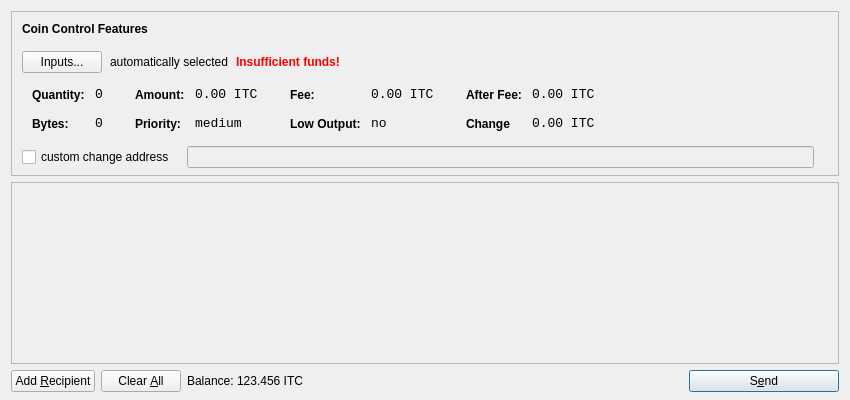
<?xml version="1.0" encoding="UTF-8"?>
<ui version="4.0">
 <class>SendCoinsDialog</class>
 <widget class="QDialog" name="SendCoinsDialog">
  <property name="geometry">
   <rect>
    <x>0</x>
    <y>0</y>
    <width>850</width>
    <height>400</height>
   </rect>
  </property>
  <property name="windowTitle">
   <string>Send Coins</string>
  </property>
  <layout class="QVBoxLayout" name="verticalLayout" stretch="0,1,0">
   <property name="bottomMargin">
    <number>8</number>
   </property>
   <item>
    <widget class="QFrame" name="frameCoinControl">
     <property name="sizePolicy">
      <sizepolicy hsizetype="Expanding" vsizetype="Expanding">
       <horstretch>0</horstretch>
       <verstretch>0</verstretch>
      </sizepolicy>
     </property>
     <property name="maximumSize">
      <size>
       <width>16777215</width>
       <height>16777215</height>
      </size>
     </property>
     <property name="frameShape">
      <enum>QFrame::StyledPanel</enum>
     </property>
     <property name="frameShadow">
      <enum>QFrame::Sunken</enum>
     </property>
     <layout class="QVBoxLayout" name="verticalLayoutCoinControl2">
      <property name="spacing">
       <number>-1</number>
      </property>
      <property name="leftMargin">
       <number>0</number>
      </property>
      <property name="topMargin">
       <number>0</number>
      </property>
      <property name="rightMargin">
       <number>0</number>
      </property>
      <property name="bottomMargin">
       <number>6</number>
      </property>
      <item>
       <layout class="QVBoxLayout" name="verticalLayoutCoinControl" stretch="0,0,0,0,1">
        <property name="spacing">
         <number>0</number>
        </property>
        <property name="leftMargin">
         <number>10</number>
        </property>
        <property name="topMargin">
         <number>10</number>
        </property>
        <item>
         <layout class="QHBoxLayout" name="horizontalLayoutCoinControl1">
          <property name="bottomMargin">
           <number>15</number>
          </property>
          <item>
           <widget class="QLabel" name="labelCoinControlFeatures">
            <property name="sizePolicy">
             <sizepolicy hsizetype="Preferred" vsizetype="Maximum">
              <horstretch>0</horstretch>
              <verstretch>0</verstretch>
             </sizepolicy>
            </property>
            <property name="font">
             <font>
              <weight>75</weight>
              <bold>true</bold>
             </font>
            </property>
            <property name="styleSheet">
             <string notr="true">font-weight:bold;</string>
            </property>
            <property name="text">
             <string>Coin Control Features</string>
            </property>
           </widget>
          </item>
         </layout>
        </item>
        <item>
         <layout class="QHBoxLayout" name="horizontalLayoutCoinControl2" stretch="0,0,0,0">
          <property name="spacing">
           <number>8</number>
          </property>
          <property name="bottomMargin">
           <number>10</number>
          </property>
          <item>
           <widget class="QPushButton" name="pushButtonCoinControl">
            <property name="styleSheet">
             <string notr="true"/>
            </property>
            <property name="text">
             <string>Inputs...</string>
            </property>
           </widget>
          </item>
          <item>
           <widget class="QLabel" name="labelCoinControlAutomaticallySelected">
            <property name="text">
             <string>automatically selected</string>
            </property>
            <property name="margin">
             <number>5</number>
            </property>
           </widget>
          </item>
          <item>
           <widget class="QLabel" name="labelCoinControlInsuffFunds">
            <property name="font">
             <font>
              <weight>75</weight>
              <bold>true</bold>
             </font>
            </property>
            <property name="styleSheet">
             <string notr="true">color:red;font-weight:bold;</string>
            </property>
            <property name="text">
             <string>Insufficient funds!</string>
            </property>
            <property name="margin">
             <number>5</number>
            </property>
           </widget>
          </item>
          <item>
           <spacer name="horizontalSpacerCoinControl">
            <property name="orientation">
             <enum>Qt::Horizontal</enum>
            </property>
            <property name="sizeHint" stdset="0">
             <size>
              <width>40</width>
              <height>1</height>
             </size>
            </property>
           </spacer>
          </item>
         </layout>
        </item>
        <item>
         <widget class="QWidget" name="widgetCoinControl" native="true">
          <property name="sizePolicy">
           <sizepolicy hsizetype="Preferred" vsizetype="Preferred">
            <horstretch>0</horstretch>
            <verstretch>0</verstretch>
           </sizepolicy>
          </property>
          <property name="minimumSize">
           <size>
            <width>0</width>
            <height>0</height>
           </size>
          </property>
          <property name="styleSheet">
           <string notr="true"/>
          </property>
          <layout class="QHBoxLayout" name="horizontalLayoutCoinControl5">
           <property name="margin">
            <number>0</number>
           </property>
           <item>
            <layout class="QHBoxLayout" name="horizontalLayoutCoinControl3" stretch="0,0,0,1">
             <property name="spacing">
              <number>20</number>
             </property>
             <property name="topMargin">
              <number>0</number>
             </property>
             <property name="bottomMargin">
              <number>10</number>
             </property>
             <item>
              <layout class="QFormLayout" name="formLayoutCoinControl1">
               <property name="horizontalSpacing">
                <number>10</number>
               </property>
               <property name="verticalSpacing">
                <number>14</number>
               </property>
               <property name="leftMargin">
                <number>10</number>
               </property>
               <property name="topMargin">
                <number>4</number>
               </property>
               <property name="rightMargin">
                <number>6</number>
               </property>
               <item row="0" column="0">
                <widget class="QLabel" name="labelCoinControlQuantityText">
                 <property name="styleSheet">
                  <string notr="true">font-weight:bold;</string>
                 </property>
                 <property name="text">
                  <string>Quantity:</string>
                 </property>
                 <property name="margin">
                  <number>0</number>
                 </property>
                </widget>
               </item>
               <item row="0" column="1">
                <widget class="QLabel" name="labelCoinControlQuantity">
                 <property name="font">
                  <font>
                   <family>Monospace</family>
                   <pointsize>10</pointsize>
                  </font>
                 </property>
                 <property name="cursor">
                  <cursorShape>IBeamCursor</cursorShape>
                 </property>
                 <property name="contextMenuPolicy">
                  <enum>Qt::ActionsContextMenu</enum>
                 </property>
                 <property name="text">
                  <string>0</string>
                 </property>
                 <property name="margin">
                  <number>0</number>
                 </property>
                 <property name="textInteractionFlags">
                  <set>Qt::LinksAccessibleByMouse|Qt::TextSelectableByKeyboard|Qt::TextSelectableByMouse</set>
                 </property>
                </widget>
               </item>
               <item row="1" column="0">
                <widget class="QLabel" name="labelCoinControlBytesText">
                 <property name="styleSheet">
                  <string notr="true">font-weight:bold;</string>
                 </property>
                 <property name="text">
                  <string>Bytes:</string>
                 </property>
                </widget>
               </item>
               <item row="1" column="1">
                <widget class="QLabel" name="labelCoinControlBytes">
                 <property name="font">
                  <font>
                   <family>Monospace</family>
                   <pointsize>10</pointsize>
                  </font>
                 </property>
                 <property name="cursor">
                  <cursorShape>IBeamCursor</cursorShape>
                 </property>
                 <property name="contextMenuPolicy">
                  <enum>Qt::ActionsContextMenu</enum>
                 </property>
                 <property name="text">
                  <string>0</string>
                 </property>
                 <property name="textInteractionFlags">
                  <set>Qt::LinksAccessibleByMouse|Qt::TextSelectableByKeyboard|Qt::TextSelectableByMouse</set>
                 </property>
                </widget>
               </item>
              </layout>
             </item>
             <item>
              <layout class="QFormLayout" name="formLayoutCoinControl2">
               <property name="horizontalSpacing">
                <number>10</number>
               </property>
               <property name="verticalSpacing">
                <number>14</number>
               </property>
               <property name="leftMargin">
                <number>6</number>
               </property>
               <property name="topMargin">
                <number>4</number>
               </property>
               <property name="rightMargin">
                <number>6</number>
               </property>
               <item row="0" column="0">
                <widget class="QLabel" name="labelCoinControlAmountText">
                 <property name="styleSheet">
                  <string notr="true">font-weight:bold;</string>
                 </property>
                 <property name="text">
                  <string>Amount:</string>
                 </property>
                 <property name="margin">
                  <number>0</number>
                 </property>
                </widget>
               </item>
               <item row="0" column="1">
                <widget class="QLabel" name="labelCoinControlAmount">
                 <property name="font">
                  <font>
                   <family>Monospace</family>
                   <pointsize>10</pointsize>
                  </font>
                 </property>
                 <property name="cursor">
                  <cursorShape>IBeamCursor</cursorShape>
                 </property>
                 <property name="contextMenuPolicy">
                  <enum>Qt::ActionsContextMenu</enum>
                 </property>
                 <property name="text">
                  <string>0.00 ITC</string>
                 </property>
                 <property name="textInteractionFlags">
                  <set>Qt::LinksAccessibleByMouse|Qt::TextSelectableByKeyboard|Qt::TextSelectableByMouse</set>
                 </property>
                </widget>
               </item>
               <item row="1" column="0">
                <widget class="QLabel" name="labelCoinControlPriorityText">
                 <property name="styleSheet">
                  <string notr="true">font-weight:bold;</string>
                 </property>
                 <property name="text">
                  <string>Priority:</string>
                 </property>
                </widget>
               </item>
               <item row="1" column="1">
                <widget class="QLabel" name="labelCoinControlPriority">
                 <property name="font">
                  <font>
                   <family>Monospace</family>
                   <pointsize>10</pointsize>
                  </font>
                 </property>
                 <property name="cursor">
                  <cursorShape>IBeamCursor</cursorShape>
                 </property>
                 <property name="contextMenuPolicy">
                  <enum>Qt::ActionsContextMenu</enum>
                 </property>
                 <property name="text">
                  <string>medium</string>
                 </property>
                 <property name="textInteractionFlags">
                  <set>Qt::LinksAccessibleByMouse|Qt::TextSelectableByKeyboard|Qt::TextSelectableByMouse</set>
                 </property>
                </widget>
               </item>
              </layout>
             </item>
             <item>
              <layout class="QFormLayout" name="formLayoutCoinControl3">
               <property name="horizontalSpacing">
                <number>10</number>
               </property>
               <property name="verticalSpacing">
                <number>14</number>
               </property>
               <property name="leftMargin">
                <number>6</number>
               </property>
               <property name="topMargin">
                <number>4</number>
               </property>
               <property name="rightMargin">
                <number>6</number>
               </property>
               <item row="0" column="0">
                <widget class="QLabel" name="labelCoinControlFeeText">
                 <property name="styleSheet">
                  <string notr="true">font-weight:bold;</string>
                 </property>
                 <property name="text">
                  <string>Fee:</string>
                 </property>
                 <property name="margin">
                  <number>0</number>
                 </property>
                </widget>
               </item>
               <item row="0" column="1">
                <widget class="QLabel" name="labelCoinControlFee">
                 <property name="font">
                  <font>
                   <family>Monospace</family>
                   <pointsize>10</pointsize>
                  </font>
                 </property>
                 <property name="cursor">
                  <cursorShape>IBeamCursor</cursorShape>
                 </property>
                 <property name="contextMenuPolicy">
                  <enum>Qt::ActionsContextMenu</enum>
                 </property>
                 <property name="text">
                  <string>0.00 ITC</string>
                 </property>
                 <property name="textInteractionFlags">
                  <set>Qt::LinksAccessibleByMouse|Qt::TextSelectableByKeyboard|Qt::TextSelectableByMouse</set>
                 </property>
                </widget>
               </item>
               <item row="1" column="0">
                <widget class="QLabel" name="labelCoinControlLowOutputText">
                 <property name="styleSheet">
                  <string notr="true">font-weight:bold;</string>
                 </property>
                 <property name="text">
                  <string>Low Output:</string>
                 </property>
                </widget>
               </item>
               <item row="1" column="1">
                <widget class="QLabel" name="labelCoinControlLowOutput">
                 <property name="font">
                  <font>
                   <family>Monospace</family>
                   <pointsize>10</pointsize>
                  </font>
                 </property>
                 <property name="cursor">
                  <cursorShape>IBeamCursor</cursorShape>
                 </property>
                 <property name="contextMenuPolicy">
                  <enum>Qt::ActionsContextMenu</enum>
                 </property>
                 <property name="text">
                  <string>no</string>
                 </property>
                 <property name="textInteractionFlags">
                  <set>Qt::LinksAccessibleByMouse|Qt::TextSelectableByKeyboard|Qt::TextSelectableByMouse</set>
                 </property>
                </widget>
               </item>
              </layout>
             </item>
             <item>
              <layout class="QFormLayout" name="formLayoutCoinControl4">
               <property name="horizontalSpacing">
                <number>10</number>
               </property>
               <property name="verticalSpacing">
                <number>14</number>
               </property>
               <property name="leftMargin">
                <number>6</number>
               </property>
               <property name="topMargin">
                <number>4</number>
               </property>
               <property name="rightMargin">
                <number>6</number>
               </property>
               <item row="0" column="0">
                <widget class="QLabel" name="labelCoinControlAfterFeeText">
                 <property name="styleSheet">
                  <string notr="true">font-weight:bold;</string>
                 </property>
                 <property name="text">
                  <string>After Fee:</string>
                 </property>
                 <property name="margin">
                  <number>0</number>
                 </property>
                </widget>
               </item>
               <item row="0" column="1">
                <widget class="QLabel" name="labelCoinControlAfterFee">
                 <property name="font">
                  <font>
                   <family>Monospace</family>
                   <pointsize>10</pointsize>
                  </font>
                 </property>
                 <property name="cursor">
                  <cursorShape>IBeamCursor</cursorShape>
                 </property>
                 <property name="contextMenuPolicy">
                  <enum>Qt::ActionsContextMenu</enum>
                 </property>
                 <property name="text">
                  <string>0.00 ITC</string>
                 </property>
                 <property name="textInteractionFlags">
                  <set>Qt::LinksAccessibleByMouse|Qt::TextSelectableByKeyboard|Qt::TextSelectableByMouse</set>
                 </property>
                </widget>
               </item>
               <item row="1" column="0">
                <widget class="QLabel" name="labelCoinControlChangeText">
                 <property name="styleSheet">
                  <string notr="true">font-weight:bold;</string>
                 </property>
                 <property name="text">
                  <string>Change</string>
                 </property>
                </widget>
               </item>
               <item row="1" column="1">
                <widget class="QLabel" name="labelCoinControlChange">
                 <property name="font">
                  <font>
                   <family>Monospace</family>
                   <pointsize>10</pointsize>
                  </font>
                 </property>
                 <property name="cursor">
                  <cursorShape>IBeamCursor</cursorShape>
                 </property>
                 <property name="contextMenuPolicy">
                  <enum>Qt::ActionsContextMenu</enum>
                 </property>
                 <property name="text">
                  <string>0.00 ITC</string>
                 </property>
                 <property name="textInteractionFlags">
                  <set>Qt::LinksAccessibleByMouse|Qt::TextSelectableByKeyboard|Qt::TextSelectableByMouse</set>
                 </property>
                </widget>
               </item>
              </layout>
             </item>
            </layout>
           </item>
          </layout>
         </widget>
        </item>
        <item>
         <layout class="QHBoxLayout" name="horizontalLayoutCoinControl4" stretch="0,0,0">
          <property name="spacing">
           <number>12</number>
          </property>
          <property name="sizeConstraint">
           <enum>QLayout::SetDefaultConstraint</enum>
          </property>
          <property name="topMargin">
           <number>5</number>
          </property>
          <property name="rightMargin">
           <number>5</number>
          </property>
          <item>
           <widget class="QCheckBox" name="checkBoxCoinControlChange">
            <property name="text">
             <string>custom change address</string>
            </property>
           </widget>
          </item>
          <item>
           <widget class="QLineEdit" name="lineEditCoinControlChange">
            <property name="enabled">
             <bool>false</bool>
            </property>
            <property name="sizePolicy">
             <sizepolicy hsizetype="Expanding" vsizetype="Fixed">
              <horstretch>0</horstretch>
              <verstretch>0</verstretch>
             </sizepolicy>
            </property>
           </widget>
          </item>
          <item>
           <widget class="QLabel" name="labelCoinControlChangeLabel">
            <property name="sizePolicy">
             <sizepolicy hsizetype="Preferred" vsizetype="Expanding">
              <horstretch>0</horstretch>
              <verstretch>0</verstretch>
             </sizepolicy>
            </property>
            <property name="minimumSize">
             <size>
              <width>0</width>
              <height>0</height>
             </size>
            </property>
            <property name="text">
             <string/>
            </property>
            <property name="margin">
             <number>3</number>
            </property>
           </widget>
          </item>
         </layout>
        </item>
        <item>
         <spacer name="verticalSpacerCoinControl">
          <property name="orientation">
           <enum>Qt::Vertical</enum>
          </property>
          <property name="sizeHint" stdset="0">
           <size>
            <width>800</width>
            <height>1</height>
           </size>
          </property>
         </spacer>
        </item>
       </layout>
      </item>
     </layout>
    </widget>
   </item>
   <item>
    <widget class="QScrollArea" name="scrollArea">
     <property name="widgetResizable">
      <bool>true</bool>
     </property>
     <widget class="QWidget" name="scrollAreaWidgetContents">
      <property name="geometry">
       <rect>
        <x>0</x>
        <y>0</y>
        <width>830</width>
        <height>165</height>
       </rect>
      </property>
      <layout class="QVBoxLayout" name="verticalLayout_2">
       <property name="margin">
        <number>0</number>
       </property>
       <item>
        <layout class="QVBoxLayout" name="entries">
         <property name="spacing">
          <number>6</number>
         </property>
        </layout>
       </item>
       <item>
        <spacer name="verticalSpacer">
         <property name="orientation">
          <enum>Qt::Vertical</enum>
         </property>
         <property name="sizeHint" stdset="0">
          <size>
           <width>20</width>
           <height>40</height>
          </size>
         </property>
        </spacer>
       </item>
      </layout>
     </widget>
    </widget>
   </item>
   <item>
    <layout class="QHBoxLayout" name="horizontalLayout">
     <item>
      <widget class="QPushButton" name="addButton">
       <property name="toolTip">
        <string>Send to multiple recipients at once</string>
       </property>
       <property name="text">
        <string>Add &amp;Recipient</string>
       </property>
       <property name="icon">
        <iconset resource="../bitcoin.qrc">
         <normaloff>:/icons/add</normaloff>:/icons/add</iconset>
       </property>
       <property name="autoDefault">
        <bool>false</bool>
       </property>
      </widget>
     </item>
     <item>
      <widget class="QPushButton" name="clearButton">
       <property name="sizePolicy">
        <sizepolicy hsizetype="Minimum" vsizetype="Fixed">
         <horstretch>0</horstretch>
         <verstretch>0</verstretch>
        </sizepolicy>
       </property>
       <property name="toolTip">
        <string>Remove all transaction fields</string>
       </property>
       <property name="text">
        <string>Clear &amp;All</string>
       </property>
       <property name="icon">
        <iconset resource="../bitcoin.qrc">
         <normaloff>:/icons/remove</normaloff>:/icons/remove</iconset>
       </property>
       <property name="autoRepeatDelay">
        <number>300</number>
       </property>
       <property name="autoDefault">
        <bool>false</bool>
       </property>
      </widget>
     </item>
     <item>
      <layout class="QHBoxLayout" name="horizontalLayout_2">
       <property name="spacing">
        <number>3</number>
       </property>
       <item>
        <widget class="QLabel" name="label">
         <property name="sizePolicy">
          <sizepolicy hsizetype="Preferred" vsizetype="Fixed">
           <horstretch>0</horstretch>
           <verstretch>0</verstretch>
          </sizepolicy>
         </property>
         <property name="text">
          <string>Balance:</string>
         </property>
        </widget>
       </item>
       <item>
        <widget class="QLabel" name="labelBalance">
         <property name="sizePolicy">
          <sizepolicy hsizetype="Preferred" vsizetype="Fixed">
           <horstretch>0</horstretch>
           <verstretch>0</verstretch>
          </sizepolicy>
         </property>
         <property name="cursor">
          <cursorShape>IBeamCursor</cursorShape>
         </property>
         <property name="text">
          <string>123.456 ITC</string>
         </property>
         <property name="textInteractionFlags">
          <set>Qt::LinksAccessibleByMouse|Qt::TextSelectableByKeyboard|Qt::TextSelectableByMouse</set>
         </property>
        </widget>
       </item>
      </layout>
     </item>
     <item>
      <spacer name="horizontalSpacer">
       <property name="orientation">
        <enum>Qt::Horizontal</enum>
       </property>
       <property name="sizeHint" stdset="0">
        <size>
         <width>40</width>
         <height>20</height>
        </size>
       </property>
      </spacer>
     </item>
     <item>
      <widget class="QPushButton" name="sendButton">
       <property name="minimumSize">
        <size>
         <width>150</width>
         <height>0</height>
        </size>
       </property>
       <property name="toolTip">
        <string>Confirm the send action</string>
       </property>
       <property name="text">
        <string>S&amp;end</string>
       </property>
       <property name="icon">
        <iconset resource="../bitcoin.qrc">
         <normaloff>:/icons/send</normaloff>:/icons/send</iconset>
       </property>
       <property name="default">
        <bool>true</bool>
       </property>
      </widget>
     </item>
    </layout>
   </item>
  </layout>
 </widget>
 <resources>
  <include location="../bitcoin.qrc"/>
 </resources>
 <connections/>
</ui>
